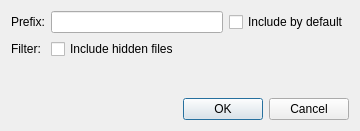
<?xml version="1.0" encoding="UTF-8"?>
<ui version="4.0">
 <class>Core::Internal::FileSystemFilterOptions</class>
 <widget class="QDialog" name="Core::Internal::FileSystemFilterOptions">
  <property name="geometry">
   <rect>
    <x>0</x>
    <y>0</y>
    <width>360</width>
    <height>131</height>
   </rect>
  </property>
  <property name="windowTitle">
   <string notr="true">Filter Configuration</string>
  </property>
  <layout class="QGridLayout" name="gridLayout">
   <item row="1" column="0">
    <widget class="QLabel" name="prefixLabel">
     <property name="text">
      <string notr="true">Prefix:</string>
     </property>
     <property name="buddy">
      <cstring>shortcutEdit</cstring>
     </property>
    </widget>
   </item>
   <item row="1" column="1">
    <widget class="QLineEdit" name="shortcutEdit"/>
   </item>
   <item row="1" column="2">
    <widget class="QCheckBox" name="includeByDefault">
     <property name="text">
      <string notr="true">Include by default</string>
     </property>
    </widget>
   </item>
   <item row="4" column="1" colspan="2">
    <widget class="QDialogButtonBox" name="buttonBox">
     <property name="orientation">
      <enum>Qt::Horizontal</enum>
     </property>
     <property name="standardButtons">
      <set>QDialogButtonBox::Cancel|QDialogButtonBox::Ok</set>
     </property>
    </widget>
   </item>
   <item row="3" column="1">
    <spacer name="verticalSpacer">
     <property name="orientation">
      <enum>Qt::Vertical</enum>
     </property>
     <property name="sizeHint" stdset="0">
      <size>
       <width>20</width>
       <height>20</height>
      </size>
     </property>
    </spacer>
   </item>
   <item row="2" column="1">
    <widget class="QCheckBox" name="hiddenFilesFlag">
     <property name="text">
      <string>Include hidden files</string>
     </property>
    </widget>
   </item>
   <item row="2" column="0">
    <widget class="QLabel" name="label_2">
     <property name="text">
      <string>Filter:</string>
     </property>
    </widget>
   </item>
  </layout>
 </widget>
 <resources/>
 <connections>
  <connection>
   <sender>buttonBox</sender>
   <signal>accepted()</signal>
   <receiver>Core::Internal::FileSystemFilterOptions</receiver>
   <slot>accept()</slot>
   <hints>
    <hint type="sourcelabel">
     <x>248</x>
     <y>254</y>
    </hint>
    <hint type="destinationlabel">
     <x>157</x>
     <y>274</y>
    </hint>
   </hints>
  </connection>
  <connection>
   <sender>buttonBox</sender>
   <signal>rejected()</signal>
   <receiver>Core::Internal::FileSystemFilterOptions</receiver>
   <slot>reject()</slot>
   <hints>
    <hint type="sourcelabel">
     <x>316</x>
     <y>260</y>
    </hint>
    <hint type="destinationlabel">
     <x>286</x>
     <y>274</y>
    </hint>
   </hints>
  </connection>
 </connections>
</ui>
